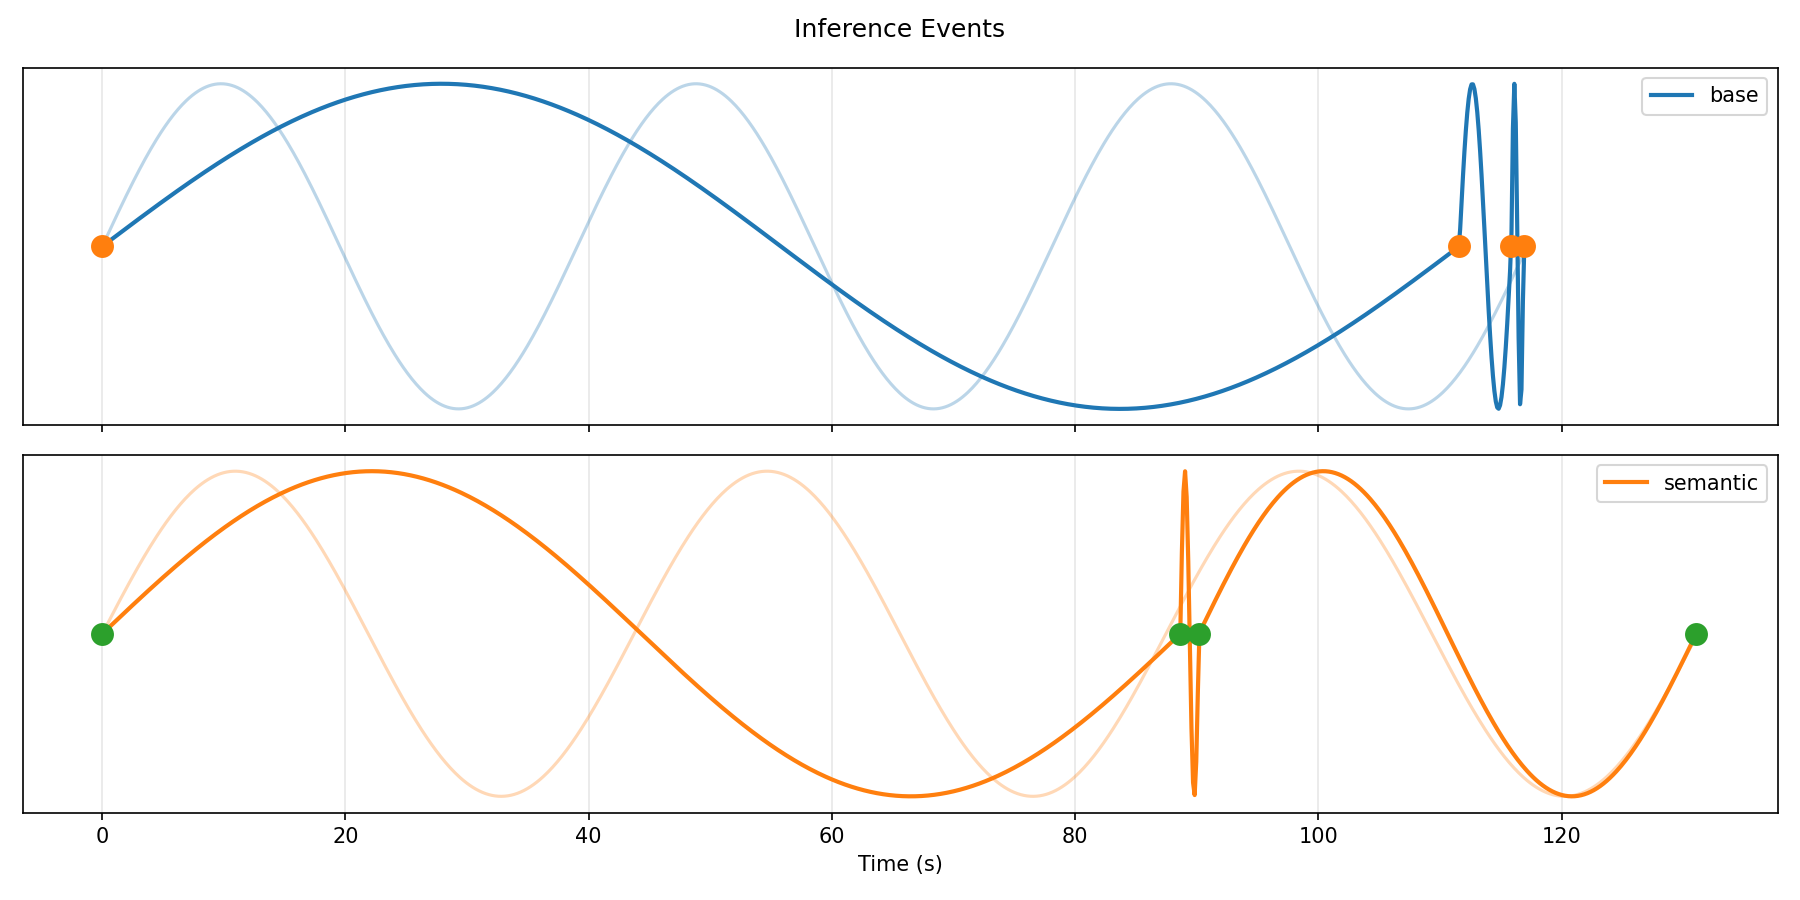

Generate this figure with Python:
#! /usr/bin/env python

'''Given a set of task ids, read transaction logs and plot completion intervals over runtime.'''


import argparse
import matplotlib.pyplot as plt
from matplotlib import cm
import numpy as np
import sys

category_dict = {}

def parse_args():
    parser = argparse.ArgumentParser(
        description='Plot task completion frequency for one or more transaction logs.'
    )
    parser.add_argument('num_logfiles', type=int, help='Number of logfile/label pairs')
    parser.add_argument(
        'inputs',
        nargs='+',
        help='Logfile paths followed by labels (num_logfiles each)',
    )
    parser.add_argument(
        '--subgraphs',
        action='store_true',
        help='Plot each logfile in a separate subplot',
    )
    parser.add_argument(
        '--output',
        default='result_frequency.png',
        help='Output image path (default: result_frequency.png)',
    )

    parser.add_argument(
        '--taskfiles',
        nargs='+',
        default=None,
        help='Optional task-id files, one per logfile. Defaults to the same taskfiles used in result_frequency.py.',
    )

    args = parser.parse_args()
    expected = args.num_logfiles * 2
    if len(args.inputs) != expected:
        parser.error(
            f'Expected {expected} values after num_logfiles: '
            f'{args.num_logfiles} logfiles then {args.num_logfiles} labels. '
            f'Got {len(args.inputs)}.'
        )

    args.logfiles = args.inputs[:args.num_logfiles]
    args.labels = args.inputs[args.num_logfiles:]
    return args


def compute_event_curve(logfile, task_ids):
    global category_dict
    events = [0]
    starttime = None

    with open(logfile, 'r') as f:
        lines = f.readlines()

    for line in lines:
        if line.startswith('#'):
            continue

        parts = line.split()
        if not parts:
            continue

        if starttime is None:
            if parts[4] == "RUNNING":
                starttime = float(parts[0])
            continue

        donestr = ' '.join(parts[2:5])
        for task_id in task_ids:
            if donestr == f'TASK {task_id} DONE':
                events.append(float(parts[0]) - starttime)
                break

    if starttime is None:
        return np.array([0.0]), np.array([0.0]), 0.0

    endtime = float(lines[-1].split()[0]) - starttime
    events_s = np.array([e / 1000000 for e in events], dtype=float)
    endtime_s = endtime / 1000000

    x = np.linspace(0, endtime_s, 1000)
    y = np.zeros_like(x)

    for i in range(len(events_s) - 1):
        t_start = events_s[i]
        t_end = events_s[i + 1]
        period = t_end - t_start
        if period <= 0:
            continue

        mask = (x >= t_start) & (x <= t_end)
        x_interval = x[mask] 
        phase = 2 * np.pi * (x_interval - t_start) / period
        y[mask] = np.sin(phase)

    return x, events_s, y, endtime_s


def allan_variance_profile(signal):
    signal = np.asarray(signal, dtype=float)
    if signal.size < 3:
        return np.array([], dtype=float), np.array([], dtype=float)

    max_m = signal.size // 2
    if max_m < 1:
        return np.array([], dtype=float), np.array([], dtype=float)

    min_m = 4 if max_m >= 4 else 1
    n_points = min(20, max_m)
    m_values = np.unique(
        np.logspace(np.log10(min_m), np.log10(max_m), num=n_points).astype(int)
    )

    ms = []
    avars = []
    for m in m_values:
        k = signal.size // m
        if k < 2:
            continue

        # Standard Allan variance: 1/2 * mean((ybar_{i+1} - ybar_i)^2)
        # where ybar_i are averages over m-sample clusters.
        clustered = signal[:k * m].reshape(k, m).mean(axis=1)
        diff = np.diff(clustered)
        if diff.size == 0:
            continue
        avar = np.mean(diff ** 2) / 2.0
        ms.append(m)
        avars.append(avar)

    if not ms:
        return np.array([], dtype=float), np.array([], dtype=float)

    sample_counts = np.asarray(ms, dtype=float)
    avars = np.asarray(avars, dtype=float)
    return sample_counts, avars


def allan_deviation_profile(signal):
    sample_counts, avars = allan_variance_profile(signal)
    if sample_counts.size == 0:
        return sample_counts, np.array([], dtype=float)
    return sample_counts, np.sqrt(avars)

if __name__ == '__main__':
    args = parse_args()

    

    if args.subgraphs:
        fig, axes = plt.subplots(args.num_logfiles, 1, figsize=(12, 3 * args.num_logfiles), sharex=True)
        if args.num_logfiles == 1:
            axes = [axes]
        fig.suptitle('Inference Events')
    else:
        fig, ax = plt.subplots(figsize=(12, 6))
        ax.set_title('Inference Events')
        axes = [ax] * args.num_logfiles

    colors = cm.get_cmap('tab10', 10)

    tidfiles = args.taskfiles if args.taskfiles is not None else [f'task_ids_{i}.txt' for i in range(args.num_logfiles)]
    allan_series = []
    for idx, (logfile, label) in enumerate(zip(args.logfiles, args.labels)):
        task_ids = [int(tid) for tid in open(tidfiles[idx]).read().splitlines() if tid.strip()]
        num_events = len(task_ids)

        x, events_s, y, endtime_s = compute_event_curve(logfile, task_ids)
        ax = axes[idx]
        color = colors(idx)

        period_uniform = endtime_s / num_events if num_events > 0 else endtime_s
        y_uniform = np.sin(2 * np.pi * x / period_uniform) if period_uniform > 0 else np.zeros_like(x)
        ax.plot(x, y_uniform, linewidth=1.5, color=color, alpha=0.3)

        ax.plot(x, y, linewidth=2, label=label, color=color)
        ax.scatter(events_s, [0.0 for _ in events_s], s=100, zorder=5, color=colors(idx+1))
        ax.grid(True, alpha=0.3)
        ax.axes.get_yaxis().set_visible(False)

        # sample_counts, adevs = allan_deviation_profile(y)
        # allan_series.append((label, color, sample_counts, adevs))
        # representative_adev = adevs[-1] if adevs.size > 0 else 0.0
        # ax.text(
        #     0.02,
        #     0.98,
        #     f'Allan deviation\n{representative_adev:.3e}',
        #     transform=ax.transAxes,
        #     va='top',
        #     ha='left',
        #     bbox=dict(boxstyle='round', facecolor='white', alpha=0.8, edgecolor='0.7'),
        # )

        if args.subgraphs:
            ax.set_ylabel(label, rotation=0, labelpad=35, va='center')
            ax.legend(loc='upper right')

    if not args.subgraphs:
        axes[0].legend()

    axes[-1].set_xlabel('Time (s)')

    fig.tight_layout()
    plt.savefig(args.output, dpi=150)

    fig_allan, ax_allan = plt.subplots(figsize=(10, 6))
    for label, color, sample_counts, adevs in allan_series:
        if sample_counts.size == 0:
            continue
        ax_allan.loglog(sample_counts, adevs, linewidth=2, color=color, label=label)

    ax_allan.set_title('Allan Deviation vs Number of Samples')
    ax_allan.set_xlabel('Number of samples (m)')
    ax_allan.set_ylabel('Allan deviation')
    ax_allan.grid(True, which='both', alpha=0.3)
    ax_allan.legend()
    fig_allan.tight_layout()

    plt.savefig(args.output.replace('.png', '_allan.png'), dpi=150)
    plt.show()



    

    
            
